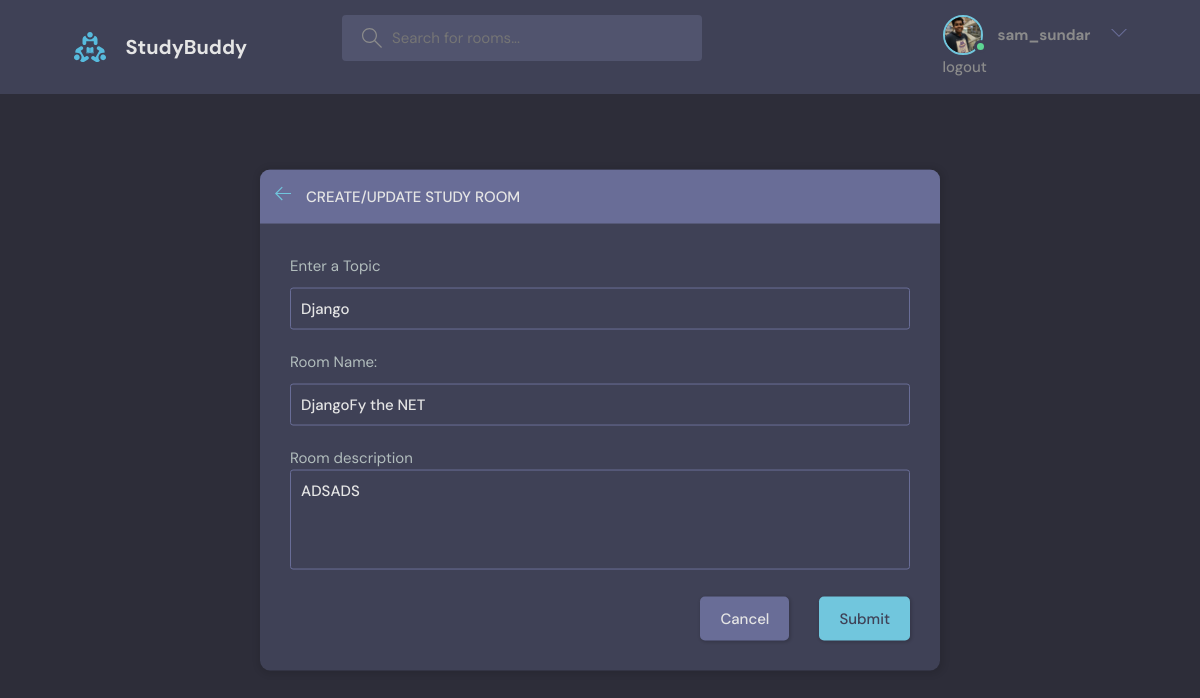
The page /update-room/18/ (signed in) on the database its author committed.
### base/models.py (models this page shows, shortened)
class User(AbstractUser):
    name=models.CharField(max_length=200,null=True)
    email=models.EmailField(unique=True,null=True)
    bio=models.TextField(null=True)
    avatar=models.ImageField(null=True,default="avatar.svg")
    USERNAME_FIELD ='email'
    REQUIRED_FIELDS =[]

class Room(models.Model):
    host = models.ForeignKey(User,on_delete=models.SET_NULL,null=True)
    topic=models.ForeignKey(Topic,on_delete=models.SET_NULL,null=True) #if topic was placed below Room then we must put Topic under Singles Commas i.e 'Topic',on_delete=models.CASCADE
    name=models.CharField(max_length=200)
    description=models.TextField(null=True,blank=True);
    participants=models.ManyToManyField(User,related_name='participants',blank=True)
    likes=models.ManyToManyField(User,related_name='likes',blank=True)
    updated =models.DateTimeField(auto_now=True)   #automatic
    created =models.DateTimeField(auto_now_add=True)  #it will only save a value once i.e the time it is created
    class Meta:
        ordering = ['-updated','-created']  # '-' puts the new data field before all the prefilled data

class Topic(models.Model):
    name=models.CharField(max_length=200)

### base/views.py (the view, shortened to what this page needs)
# urls.py: path('update-room/<str:pk>/',views.updateRoom,name="update-room"),
@login_required(login_url='login')
def updateRoom(request,pk):
    room =Room.objects.get(id=pk)
    form=RoomForm(instance=room)
    topics=Topic.objects.all()
    if request.user!=room.host:
        return HttpResponse('You are Tresspassing!!!')
    context={'form':form,'topics':topics,'room':room}
    return render(request,'base/room_form.html',context)

### base/forms.py
class RoomForm(ModelForm):
    class Meta:
         model=Room
         fields ='__all__'
         exclude =['host','participants','like']

### base/templates/base/room_form.html (shortened to what this page needs)
{% extends 'main.html' %}
{% block content %}
  <main class="create-room layout">
    <div class="container">
      <div class="layout__box">
        <div class="layout__boxHeader">
          <div class="layout__boxTitle">
            <a href="{{request.META.HTTP_REFERER}}">
              <svg version="1.1" xmlns="http://www.w3.org/2000/svg" width="32" height="32" viewBox="0 0 32 32">
                <title>arrow-left</title>
                <path
                  d="M13.723 2.286l-13.723 13.714 13.719 13.714 1.616-1.611-10.96-10.96h27.625v-2.286h-27.625l10.965-10.965-1.616-1.607z">
                </path>
              </svg>
            </a>
            <h3>Create/Update Study Room</h3>
          </div>
        </div>
        <div class="layout__body">
          <form class="form" action=" " method="POST">
            <div class="form__group">
              <label for="room_topic">Enter a Topic</label>
               <input required type="text" value="{{room.topic.name}}" name="topic" list="topic-list" />
            </div>
            <div class="form__group">
              <label for="room_name">Room Name:</label>
              {{form.name}}
            </div>
            <div class="form__group">Room description</label>
              {{form.description}}
            </div>
            <div class="form__action">
              <a class="btn btn--dark" href="{{request.META.HTTP_REFERER}}">Cancel</a>
              <button class="btn btn--main" type="submit">Submit</button>
            </div>
          </form>
        </div>
      </div>
    </div>
  </main>
{% endblock content %}

### templates/navbar.html (shortened to what this page needs)
{%load static %}
<!DOCTYPE html>
<html lang="en">
<head>
</head>
<body>
  <header class="header header--loggedIn">
    <div class="container">
      <a href="{% url 'home' %}" class="header__logo">
        <img src="{% static 'images/logo.svg' %}" />
        <h1>StudyBuddy</h1>
      </a>
      <form class="header__search" method="GET" action="{% url 'home' %}">
        <label>
          <input name="q" placeholder="Search for rooms..." />
        </label>
      </form>
      <nav class="header__menu">
        {% if request.user.is_authenticated %}
        <div class="header__user">
          <a href="{% url 'user-profile' request.user.id %}">
            <div class="avatar avatar--medium active">
              <img src="{{request.user.avatar.url}}" />
            </div>
            <h1> {{request.user.username}}</h1>
          </a>
          <button class="dropdown-button">
            <svg version="1.1" xmlns="http://www.w3.org/2000/svg" width="32" height="32" viewBox="0 0 32 32">
              <title>chevron-down</title>
              <path d="M16 21l-13-13h-3l16 16 16-16h-3l-13 13z"></path>
            </svg>
          </button>
        </div>
        <a href="{% url 'logout' %}">logout</a>
       {% else %}
       <div>
       <a href="{% url 'login' %}">login
        <img src="{% static 'images/avatar.svg' %}" />
        </a>
      </div>
        {% endif %}
      </nav>
    </div>
  </header>
</html>

### static/styles/style.css (style rules this page uses)
:root { --color-main: #71c6dd; --color-main-light: #e1f6fb; --color-dark: #3f4156; --color-dark-medium: #51546e; --color-dark-light: #696d97; --color-light: #e5e5e5; --color-gray: #8b8b8b; --color-light-gray: #b2bdbd; --color-bg: #2d2d39; --color-success: #5dd693; --color-error: #fc4b0b; }
* { font-family: "DM Sans", -apple-system, BlinkMacSystemFont, "Segoe UI", Roboto, Oxygen, Ubuntu, Cantarell, "Open Sans", "Helvetica Neue", sans-serif; margin: 0; padding: 0; box-sizing: border-box; text-rendering: optimizeLegibility; font-size: inherit; }
html { font-size: 56.25%; }
@media only screen and (min-width: 1200px) { html { font-size: 62.5%; } }
body { line-height: 1.6; font-weight: 400; font-size: 1.5rem; color: var(--color-light-gray); background-color: var(--color-bg); min-height: 100vh; }
img { width: 100%; }
a { display: inline-block; color: var(--color-main); text-decoration: none; }
.container { max-width: 120rem; width: 90%; margin: auto; }
.btn { background-color: transparent; border: none; display: inline-flex; align-items: center; gap: 1rem; cursor: pointer; transition: all ease-in-out 0.3s; padding: 1rem 2rem; border-radius: 5px; box-shadow: 1px 1px 3px 1px rgba(0, 0, 0, 0.15); font-weight: 500; }
.btn--main { background-color: var(--color-main); color: var(--color-dark); }
.btn--dark { background-color: var(--color-dark-light); color: var(--color-light); }
.avatar { position: relative; display: inline-block; border-radius: 50%; border: 2px solid var(--color-main); }
.avatar img { display: block; border-radius: 50%; object-fit: cover; object-position: center; }
.avatar::after { content: ""; display: block; position: absolute; background-color: var(--color-gray); z-index: 111; border-radius: 50%; border: 0.3rem solid var(--color-dark); }
.avatar.active::after { background-color: var(--color-success); }
.avatar.avatar--medium img { width: 3.6rem; height: 3.6rem; border-radius: 50%; }
.avatar.avatar--medium:after { width: 0.7rem; height: 0.7rem; bottom: 0px; right: -6px; }
.header { padding: 1.5rem; background-color: var(--color-dark); }
.header > .container { display: flex; gap: 9.5rem; }
.header__logo, .header__user { display: flex; gap: 2rem; align-items: center; }
.header__logo > img { height: 3.2rem; width: 3.2rem; }
.header__logo > h1 { font-weight: 700; font-size: 2rem; color: var(--color-light); }
.header__search > label { background-color: var(--color-dark-medium); padding: 1.3rem 1rem; display: flex; align-items: center; gap: 1rem; border-radius: 4px; }
.header__search svg { fill: var(--color-gray); width: 2rem; height: 2rem; margin-left: 1rem; }
.header__search input { width: 30rem; background: transparent; border: none; outline: none; color: var(--color-light); }
.header__menu { margin-left: auto; position: relative; }
.header__menu a { display: flex; gap: 1.5rem; align-items: center; font-weight: 500; text-decoration: none; color: var(--color-gray); }
.header__menu img { height: 3.6rem; }
.header__menu svg { width: 1.6rem; height: 1.6rem; fill: var(--color-dark-light); }
.dropdown-button { background: transparent; border: 0; outline: 0; cursor: pointer; }
.layout { margin-top: 2.4rem; }
.layout > .container { display: flex; justify-content: space-between; align-items: flex-start; }
.layout__box { width: 90%; max-width: 48rem; min-height: 40rem; position: absolute; top: 50%; left: 50%; transform: translate(-50%, -46%); background-color: var(--color-dark); border-radius: 1rem; box-shadow: 1px 1px 6px 3px rgba(0, 0, 0, 0.1); overflow: hidden; }
.layout__boxHeader { display: flex; padding: 1.5rem; background-color: var(--color-dark-light); }
.layout__boxTitle { display: flex; gap: 1.5rem; align-items: center; }
.layout__boxTitle h3 { text-transform: uppercase; font-weight: 500; color: var(--color-light); }
.layout__boxTitle svg { width: 1.6rem; height: 1.6rem; fill: var(--color-main); }
.layout__body { margin: 3rem; }
.form__group { margin-bottom: 2rem; width: 100%; }
.form__group label { display: block; font-size: 1.5rem; margin-bottom: 1rem; }
.form__group input, .form__group textarea, .form__group select { background: transparent; border: 1px solid var(--color-dark-light); padding: 1rem; border-radius: 3px; width: 100%; color: var(--color-light); font-weight: 500; outline: none; }
.form__group textarea { background: transparent; height: 10rem; resize: none; }
.form__action { display: flex; justify-content: flex-end; gap: 3rem; }
.create-room.layout .layout__box { max-width: 68rem; }

### rows shown on the page
User: user.avatar (picture), user.username "sam_sundar"
Room: topic "Django", name "DjangoFy the NET", description "ADSADS"
